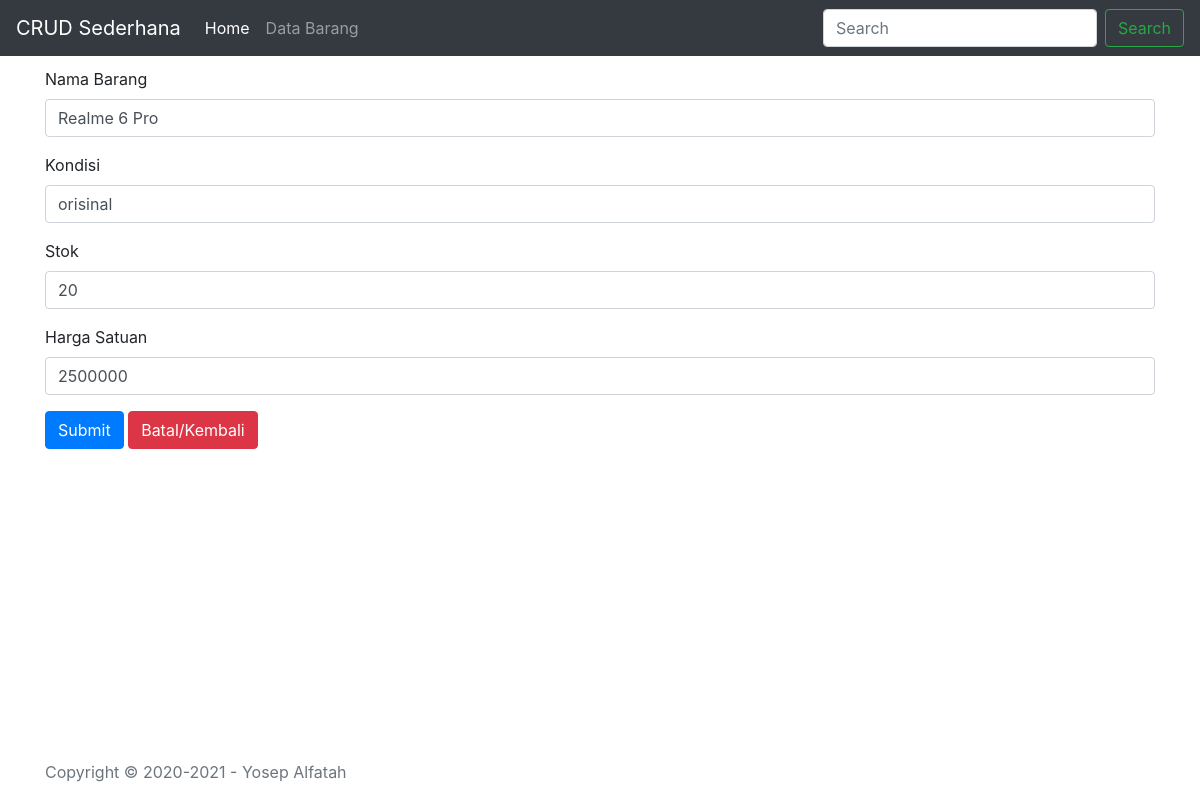
The app's page /barang/edit/2 with its own data.
### tables this page shows
CREATE TABLE IF NOT EXISTS `barang` (
  `id_barang` int(11) NOT NULL AUTO_INCREMENT,
  `nama_barang` varchar(50) NOT NULL,
  `kondisi` varchar(20) NOT NULL,
  `stok` int(4) NOT NULL,
  `harga_satuan` int(10) NOT NULL,
  PRIMARY KEY (`id_barang`)
);

### application/controllers/Barang.php (called while the page is built, shortened)
<?php
class Barang extends CI_Controller {
	    function __construct(){
    	$this->load->model('m_barang');
    }
	public function edit($id){
		$where =  array('id_barang'=>$id);
		$data['barang'] = $this->m_barang->edit_data($where)->result();
		$this->load->view('v_header');
		$this->load->view('barang/v_edit',$data);
		$this->load->view('v_footer');
	}
}

### index.php (called while the page is built, shortened)
<?php
require_once BASEPATH.'core/CodeIgniter.php';

### application/models/m_barang.php (called while the page is built, shortened)
<?php
class M_barang extends CI_Model
{
    function edit_data($where)
    {
    	return $this->db->get_where('barang',$where);
    }
}

### application/views/barang/v_edit.php (the view, shortened to what this page needs)
<main role="main" class="flex-shrink-0">
  <div class="container">
    <h3>Edit Data Barang</h3>
<?php foreach ($barang as $row) { ?>
    <form method="post" action="<?= base_url('barang/edit_aksi'); ?>">
    <div class="form-group">
    <label for="exampleFormControlInput1">Nama Barang</label>
    <input type="text" name="nama_barang" class="form-control" id="exampleFormControlInput1" value="<?= $row->nama_barang;  ?>">
  </div>
    <div class="form-group">
    <label for="exampleFormControlInput1">Kondisi</label>
    <input type="text" name="kondisi" class="form-control" id="exampleFormControlInput1" value="<?= $row->kondisi;  ?>">
  </div>
    <div class="form-group">
    <label for="exampleFormControlInput1">Stok</label>
    <input type="number" name="stok" class="form-control" id="exampleFormControlInput1" value="<?= $row->stok;  ?>">
  </div>
    <div class="form-group">
    <label for="exampleFormControlInput1">Harga Satuan</label>
    <input type="number" name="harga_satuan" class="form-control" id="exampleFormControlInput1" value="<?= $row->harga_satuan;  ?>">
  </div>
  <button type="submit" class="btn btn-primary">Submit</button>
  <a href="<?= base_url(); ?>" class="btn btn-danger">Batal/Kembali</a>
</form>
<?php }  ?>
  </div>
</main>

### records on screen
barang: nama_barang "Realme 6 Pro", kondisi "orisinal", stok "20", harga_satuan "2500000"
